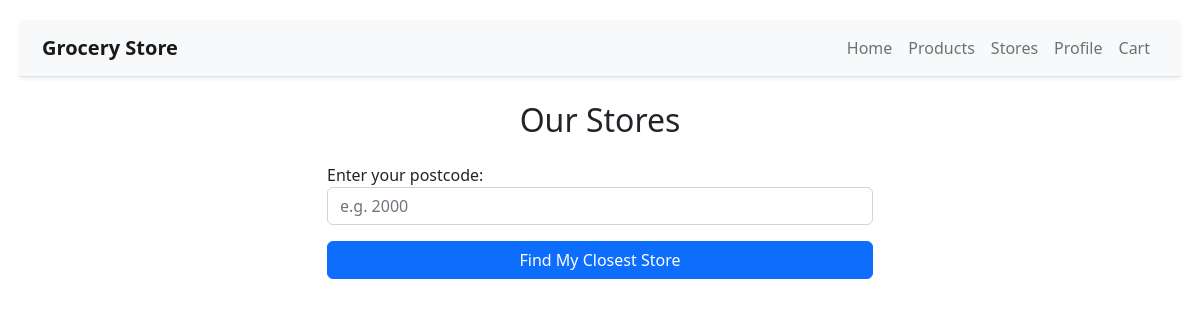
/stores, run on an earlier commit of the app's database.
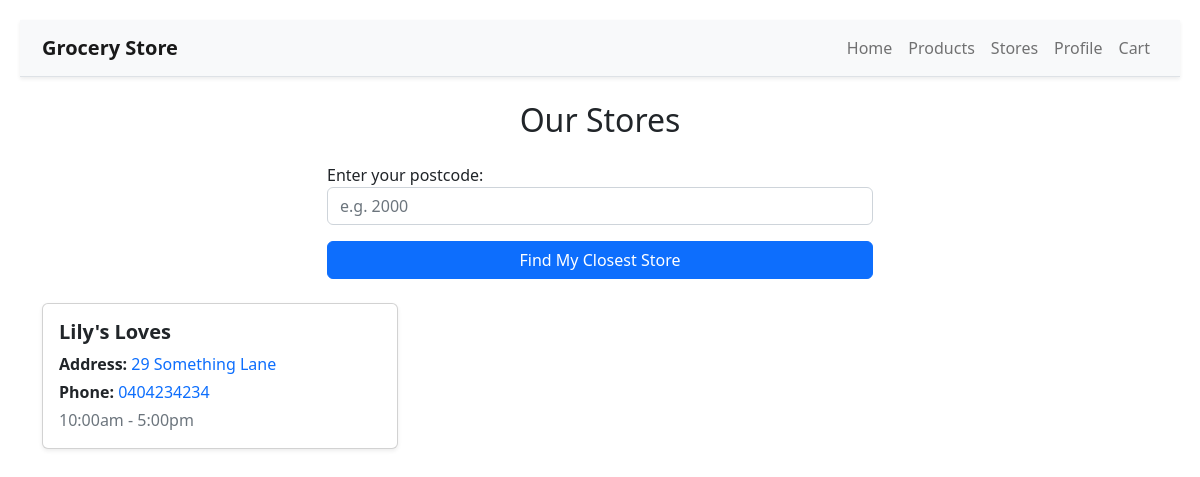
And on a later commit of the database.
### grocery_store_app/models/store.py (models this page shows, shortened)
class Store(models.Model):
  name = models.CharField(max_length=50)
  address = models.CharField(max_length=255)
  postcode = models.CharField(max_length=10, null=True, blank=True)
  phone_number = models.CharField(max_length=20)
  opening_hours = models.CharField(max_length=500)
  latitude = models.FloatField(null =True, blank=True)
  longitude = models.FloatField(null =True, blank=True)

### grocery_store_app/views.py (the view)
# urls.py: path("stores", views.stores, name="stores"),
def stores(request):
    store_objects = Store.objects.exclude(latitude__isnull=True, longitude__isnull=True)
    closest_store = None
    distance_km = None
    if request.method == "POST":
        form = PostcodeForm(request.POST)
        if form.is_valid():
            postcode = form.cleaned_data["postcode"]
            user_lat, user_lng = geocode_postcode(postcode)
            if user_lat and user_lng:
                min_distance = float("inf")
                for store in store_objects:
                    dist = haversine(
                        user_lat, user_lng, store.latitude, store.longitude
                    )
                    if dist < min_distance:
                        min_distance = dist
                        closest_store = store
                        distance_km = round(min_distance, 2)
    else:
        form = PostcodeForm()
    return render(
        request,
        "grocery_store_app/stores.html",
        {
            "stores": store_objects,
            "form": form,
            "closest_store": closest_store,
            "distance_km": distance_km,
        },
    )

### grocery_store_app/forms.py
class PostcodeForm(forms.Form):
    postcode = forms.CharField(
        label="Enter your postcode",
        max_length=4,
        widget=forms.TextInput(attrs={
            'class': 'form-control',
            'placeholder': 'e.g. 2000'
        })
    )

### grocery_store_app/templates/grocery_store_app/stores.html (shortened to what this page needs)
{% extends "grocery_store_app/layout.html" %}
{% block body %}
<div class="container my-4">
  <h2 class="mb-4 text-center">Our Stores</h2>
  <div class="row justify-content-center mb-4">
    <div class="col-md-6">
      <form method="post">
        {{ form.as_p }}
        <button type="submit" class="btn btn-primary w-100">Find My Closest Store</button>
      </form>
    </div>
  </div>
  <div class="row gy-4">
    {% for store in stores %}
    <div class="col-md-6 col-lg-4">
      <div class="card shadow-sm h-100">
        <div class="card-body">
          <h5 class="card-title fw-bold">{{ store.name }}</h5>
          <p class="mb-1">
            <strong>Address: </strong><a href="https://www.google.com/maps/search/?api=1&query={{ store.address|urlencode }}" target="_blank" rel="noopener noreferrer" class="text-decoration-none">{{ store.address }}</a>
          </p>
          <p class="mb-1">
            <strong>Phone: </strong><a href="tel:{{ store.phone_number }}" class="text-decoration-none">{{ store.phone_number }}</a>
          </p>
          <p class="card-text text-muted">{{ store.opening_hours|linebreaksbr }}</p>
        </div>
      </div>
    </div>
    {% endfor %}
  </div>
</div>
{% endblock %}

What changed in the data, as far as the page shows it:
added Store: name "Lily's Loves", address "29 Something Lane", phone_number "0404234234", opening_hours "10:00am - 5:00pm"
